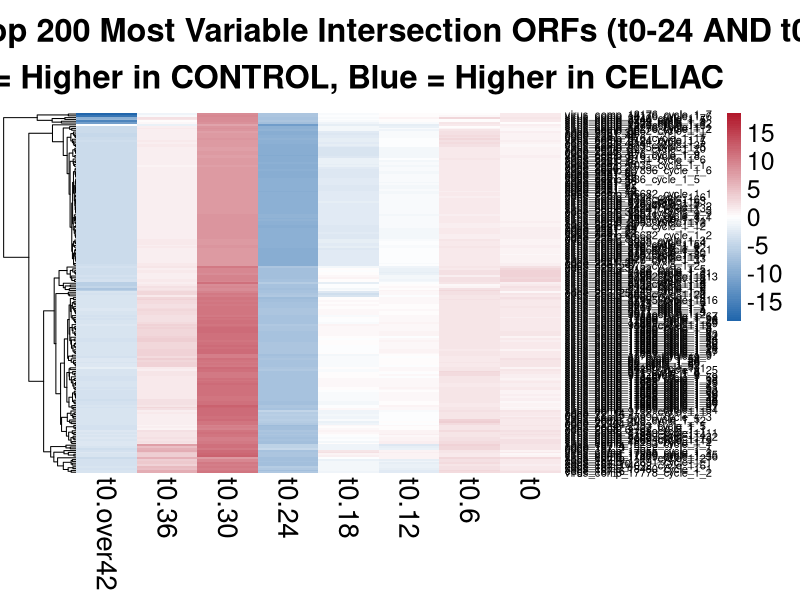

This figure's R source:
#!/usr/bin/env Rscript
# Italy Intersection Top 200 Heatmap
# Author: Claude AI
# Date: 2025-08-12
# Purpose: Create top 200 most variable ORFs heatmap from intersection set (t0-24 AND t0-30)

library(dplyr)
library(ggplot2)
library(pheatmap)
library(RColorBrewer)
library(limma)
library(edgeR)

cat("=== ITALY INTERSECTION TOP 200 HEATMAP ===\n")
cat("Starting analysis at:", format(Sys.time()), "\n\n")

# ============================================================================
# PART 1: LOAD INTERSECTION MATRIX DATA
# ============================================================================

cat("1. Loading intersection matrix data...\n")

# Load the intersection heatmap matrix
intersection_matrix <- read.csv("italy_intersection_heatmap_matrix.csv", row.names = 1)

cat("Loaded intersection matrix:", nrow(intersection_matrix), "ORFs x", ncol(intersection_matrix), "timepoints\n")
cat("Data range:", round(range(intersection_matrix, na.rm = TRUE), 2), "\n")

# ============================================================================
# PART 2: IDENTIFY TOP 200 MOST VARIABLE ORFS
# ============================================================================

cat("2. Identifying top 200 most variable ORFs from intersection set...\n")

# Calculate variance for each ORF across all timepoints
orf_variances <- apply(intersection_matrix, 1, function(x) var(x, na.rm = TRUE))
orf_variances_clean <- orf_variances[!is.na(orf_variances)]

cat("Total ORFs with variance data:", length(orf_variances_clean), "\n")
cat("Variance range:", round(range(orf_variances_clean), 3), "\n")

# Get top 200 most variable ORFs
n_top <- min(200, length(orf_variances_clean))
top_variable_orfs <- names(sort(orf_variances_clean, decreasing = TRUE)[1:n_top])
top_intersection_matrix <- intersection_matrix[top_variable_orfs, ]

cat("Selected top", n_top, "most variable ORFs from intersection set\n")
cat("Top ORF variances (first 10):", round(sort(orf_variances_clean, decreasing = TRUE)[1:10], 3), "\n")

# ============================================================================
# PART 3: CREATE TOP 200 INTERSECTION HEATMAP
# ============================================================================

cat("3. Creating top 200 intersection heatmap...\n")

# Set up color scheme
data_range <- range(top_intersection_matrix, na.rm = TRUE)
max_abs <- max(abs(data_range), na.rm = TRUE)
color_limits <- c(-max_abs, max_abs)
colors <- colorRampPalette(c("#2166AC", "white", "#B2182B"))(100)

cat("Color scale range:", round(color_limits, 2), "\n")

# Create the top 200 intersection heatmap
png("italy_intersection_heatmap_top200_t0-24_AND_t0-30.png", 
    width = 2400, height = max(800, n_top * 15), res = 150)

pheatmap(top_intersection_matrix,
         cluster_rows = TRUE, cluster_cols = FALSE, scale = "none",
         color = colors, breaks = seq(color_limits[1], color_limits[2], length.out = 101),
         main = paste("Italy Cohort: Top", n_top, "Most Variable Intersection ORFs (t0-24 AND t0-30)\n",
                     "Red = Higher in CONTROL, Blue = Higher in CELIAC"),
         fontsize = 18, 
         fontsize_row = max(8, min(12, 1000/n_top)), 
         fontsize_col = 20,
         cex_main = 1.2,
         show_rownames = TRUE,  # Show ORF names for top 200
         show_colnames = TRUE, 
         border_color = NA)

dev.off()

cat("Top", n_top, "intersection ORFs heatmap created successfully!\n")

# ============================================================================
# PART 4: SAVE TOP 200 DATA AND STATISTICS
# ============================================================================

cat("4. Saving top 200 intersection data and statistics...\n")

# Save the top 200 intersection matrix
write.csv(top_intersection_matrix, "italy_intersection_heatmap_top200_matrix.csv")

# Save list of top 200 ORFs with their variance values
top200_info <- data.frame(
  ORF = top_variable_orfs,
  Variance = orf_variances_clean[top_variable_orfs],
  Rank = 1:n_top,
  stringsAsFactors = FALSE
)
write.csv(top200_info, "italy_intersection_top200_orfs_list.csv", row.names = FALSE)

# Create summary statistics for top 200
top200_summary <- data.frame(
  Timepoint = colnames(top_intersection_matrix),
  Valid_ORFs = colSums(!is.na(top_intersection_matrix)),
  Mean_Difference = round(colMeans(top_intersection_matrix, na.rm = TRUE), 3),
  SD_Difference = round(apply(top_intersection_matrix, 2, sd, na.rm = TRUE), 3),
  Range_Min = round(apply(top_intersection_matrix, 2, min, na.rm = TRUE), 3),
  Range_Max = round(apply(top_intersection_matrix, 2, max, na.rm = TRUE), 3),
  Analysis = "Top200_Intersection",
  stringsAsFactors = FALSE
)

write.csv(top200_summary, "italy_intersection_top200_summary.csv", row.names = FALSE)

# ============================================================================
# PART 5: COMPARISON WITH FULL INTERSECTION
# ============================================================================

cat("5. Comparing top 200 with full intersection set...\n")

# Load full intersection summary for comparison
full_intersection_summary <- read.csv("italy_intersection_heatmap_summary.csv")

# Create comparison table
comparison_table <- data.frame(
  Timepoint = top200_summary$Timepoint,
  Full_Intersection_Mean = full_intersection_summary$Mean_Difference,
  Top200_Intersection_Mean = top200_summary$Mean_Difference,
  Mean_Difference = round(top200_summary$Mean_Difference - full_intersection_summary$Mean_Difference, 3),
  Full_Intersection_SD = full_intersection_summary$SD_Difference,
  Top200_Intersection_SD = top200_summary$SD_Difference,
  stringsAsFactors = FALSE
)

write.csv(comparison_table, "italy_intersection_full_vs_top200_comparison.csv", row.names = FALSE)

cat("Comparison between full intersection and top 200:\n")
print(comparison_table)

# ============================================================================
# PART 6: FINAL SUMMARY
# ============================================================================

cat("\n=== ITALY INTERSECTION TOP 200 HEATMAP COMPLETED ===\n")
cat("Generated files:\n")
cat("- italy_intersection_heatmap_top200_t0-24_AND_t0-30.png: Top 200 intersection heatmap\n")
cat("- italy_intersection_heatmap_top200_matrix.csv: Top 200 intersection matrix data\n")
cat("- italy_intersection_top200_orfs_list.csv: List of top 200 ORFs with variance values\n")
cat("- italy_intersection_top200_summary.csv: Summary statistics for top 200\n")
cat("- italy_intersection_full_vs_top200_comparison.csv: Comparison with full intersection\n")

cat("\nKey statistics:\n")
cat("- ORFs selected:", n_top, "out of", nrow(intersection_matrix), "(top", round(n_top/nrow(intersection_matrix)*100, 1), "%)\n")
cat("- Variance range of selected ORFs:", round(range(orf_variances_clean[top_variable_orfs]), 3), "\n")
cat("- Data range in heatmap:", round(range(top_intersection_matrix, na.rm = TRUE), 2), "\n")

cat("\nTop 200 intersection summary by timepoint:\n")
print(top200_summary)

# Identify strongest patterns in top 200
strongest_positive <- top200_summary$Timepoint[which.max(top200_summary$Mean_Difference)]
strongest_negative <- top200_summary$Timepoint[which.min(top200_summary$Mean_Difference)]

cat("\n- Strongest CONTROL dominance in top 200:", strongest_positive, "(mean =", top200_summary$Mean_Difference[top200_summary$Timepoint == strongest_positive], ")\n")
cat("- Strongest CELIAC dominance in top 200:", strongest_negative, "(mean =", top200_summary$Mean_Difference[top200_summary$Timepoint == strongest_negative], ")\n")

cat("\nAnalysis completed at:", format(Sys.time()), "\n")
